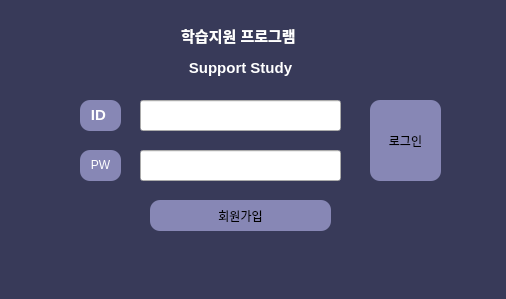
<?xml version="1.0" encoding="UTF-8"?>
<ui version="4.0">
 <class>Login_form</class>
 <widget class="QMainWindow" name="Login_form">
  <property name="geometry">
   <rect>
    <x>0</x>
    <y>0</y>
    <width>506</width>
    <height>299</height>
   </rect>
  </property>
  <property name="minimumSize">
   <size>
    <width>506</width>
    <height>299</height>
   </size>
  </property>
  <property name="windowTitle">
   <string>로그인</string>
  </property>
  <property name="toolTip">
   <string>ID</string>
  </property>
  <property name="styleSheet">
   <string notr="true">QMainWindow{
	background-color: rgb(56, 58, 89);	
}</string>
  </property>
  <widget class="QWidget" name="centralwidget">
   <widget class="QLabel" name="label">
    <property name="geometry">
     <rect>
      <x>140</x>
      <y>20</y>
      <width>201</width>
      <height>61</height>
     </rect>
    </property>
    <property name="styleSheet">
     <string notr="true">color:white;
font: 75 9pt &quot;CookieRun Bold&quot;;</string>
    </property>
    <property name="text">
     <string>&lt;html&gt;&lt;head/&gt;&lt;body&gt;&lt;p align=&quot;center&quot;&gt;&lt;span style=&quot; font-size:11pt; font-weight:600;&quot;&gt;학습지원 프로그램 &lt;/span&gt;&lt;/p&gt;&lt;p align=&quot;center&quot;&gt;&lt;span style=&quot; font-size:11pt; font-weight:600;&quot;&gt;Support Study&lt;/span&gt;&lt;/p&gt;&lt;/body&gt;&lt;/html&gt;</string>
    </property>
   </widget>
   <widget class="QLabel" name="label_2">
    <property name="geometry">
     <rect>
      <x>80</x>
      <y>100</y>
      <width>41</width>
      <height>31</height>
     </rect>
    </property>
    <property name="styleSheet">
     <string notr="true">QLabel{
	font: 75 9pt &quot;CookieRun Bold&quot;;
	background-color: rgb(135, 135, 181);
	border-radius:10px;
	font: 75 9pt &quot;CookieRun Bold&quot;;
	color:white;
}</string>
    </property>
    <property name="text">
     <string>&lt;html&gt;&lt;head/&gt;&lt;body&gt;&lt;p align=&quot;center&quot;&gt;&lt;span style=&quot; font-size:11pt; font-weight:600; color:#ffffff;&quot;&gt;ID &lt;/span&gt;&lt;/p&gt;&lt;/body&gt;&lt;/html&gt;</string>
    </property>
   </widget>
   <widget class="QLabel" name="label_3">
    <property name="geometry">
     <rect>
      <x>80</x>
      <y>150</y>
      <width>41</width>
      <height>31</height>
     </rect>
    </property>
    <property name="styleSheet">
     <string notr="true">QLabel{
	background-color: rgb(135, 135, 181);
	border-radius:10px;
	font: 75 9pt &quot;CookieRun Bold&quot;;
	color:white;
}</string>
    </property>
    <property name="text">
     <string>&lt;html&gt;&lt;head/&gt;&lt;body&gt;&lt;p align=&quot;center&quot;&gt;&lt;span style=&quot; color:#ffffff;&quot;&gt;PW&lt;/span&gt;&lt;/p&gt;&lt;/body&gt;&lt;/html&gt;</string>
    </property>
   </widget>
   <widget class="QPushButton" name="sign_Button">
    <property name="geometry">
     <rect>
      <x>150</x>
      <y>200</y>
      <width>181</width>
      <height>31</height>
     </rect>
    </property>
    <property name="styleSheet">
     <string notr="true">QPushButton{
	background-color: rgb(135, 135, 181);
	border-radius:10px;
	font: 75 9pt &quot;CookieRun Bold&quot;;
}

QPushButton:hover {
	background-color: rgb(69, 57, 136);
}
QPushButton:pressed {	
	background-color: rgb(85, 170, 255);
}</string>
    </property>
    <property name="text">
     <string>회원가입</string>
    </property>
   </widget>
   <widget class="QPushButton" name="Login_Button">
    <property name="geometry">
     <rect>
      <x>370</x>
      <y>100</y>
      <width>71</width>
      <height>81</height>
     </rect>
    </property>
    <property name="styleSheet">
     <string notr="true">QPushButton{

	background-color: rgb(135, 135, 181);
	border-radius:10px;
	font: 75 9pt &quot;CookieRun Bold&quot;;
}

QPushButton:hover {
	background-color: rgb(69, 57, 136);
}
QPushButton:pressed {	
	background-color: rgb(85, 170, 255);
}</string>
    </property>
    <property name="text">
     <string>로그인</string>
    </property>
   </widget>
   <widget class="QLineEdit" name="ID_textBox">
    <property name="enabled">
     <bool>true</bool>
    </property>
    <property name="geometry">
     <rect>
      <x>140</x>
      <y>100</y>
      <width>201</width>
      <height>31</height>
     </rect>
    </property>
    <property name="toolTip">
     <string/>
    </property>
    <property name="text">
     <string/>
    </property>
   </widget>
   <widget class="QLineEdit" name="PW_textBox">
    <property name="enabled">
     <bool>true</bool>
    </property>
    <property name="geometry">
     <rect>
      <x>140</x>
      <y>150</y>
      <width>201</width>
      <height>31</height>
     </rect>
    </property>
    <property name="toolTip">
     <string/>
    </property>
    <property name="inputMethodHints">
     <set>Qt::ImhHiddenText|Qt::ImhNoAutoUppercase|Qt::ImhNoPredictiveText|Qt::ImhSensitiveData</set>
    </property>
    <property name="text">
     <string/>
    </property>
    <property name="echoMode">
     <enum>QLineEdit::Password</enum>
    </property>
   </widget>
  </widget>
 </widget>
 <resources/>
 <connections/>
</ui>
